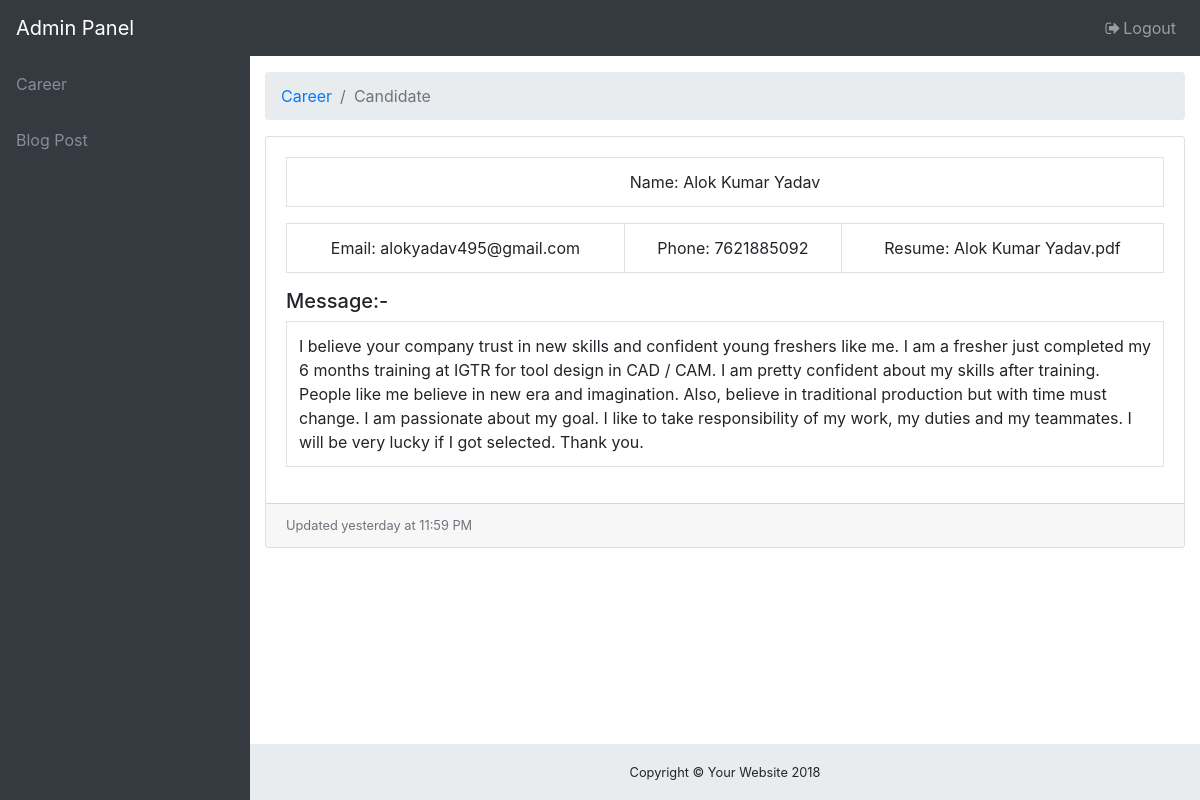
Screenshot of /admin_page/candidate_details/7621885092 with the database file from the repository.
### first/models.py (models this page shows)
class Resume_class(models.Model):
    name= models.CharField(max_length=30)
    email=models.EmailField(max_length=70, null=True)
    phone = models.IntegerField(default=200)
    whywehire_message = models.CharField(max_length=1000, blank=True)
    pdf_file = models.CharField(max_length=1000000)

### first/views.py (the view)
# urls.py: url(r'^admin_page/candidate_details/(?P<phone_number>[0-9]+)$', views.candidate_details_view, name="candidate_details_view"),
def candidate_details_view(request, phone_number):
    database_object = Resume_class.objects.filter(phone=phone_number)
    for i in database_object:
        if phone_number == i.phone:
                break
    content = {'name': i.name, 'phone': phone_number, 'email': i.email, 'pdf_file': i.pdf_file, 'whywehire_message': i.whywehire_message}
    return render(request, 'can_details.html', {'content': content})

### first/templates/can_details.html (shortened to what this page needs)
<!DOCTYPE html>
<html lang="en">
<head>
    {% load static %}
    <link href="{% static 'vendor/bootstrap/css/bootstrap.min.css' %}" rel="stylesheet">
    <link href="{% static 'vendor/font-awesome/css/font-awesome.min.css' %}" rel="stylesheet" type="text/css">
    <link href="{% static 'vendor/datatables/dataTables.bootstrap4.css' %}" rel="stylesheet">
    <link href="{% static 'css/sb-admin.css' %}" rel="stylesheet">
</head>
<body class="fixed-nav sticky-footer bg-dark" id="page-top">
  <nav class="navbar navbar-expand-lg navbar-dark bg-dark fixed-top" id="mainNav">
    <a class="navbar-brand" href="index.html">Admin Panel</a>
    <div class="collapse navbar-collapse" id="navbarResponsive">
      <ul class="navbar-nav navbar-sidenav" id="exampleAccordion">
          <li class="nav-item" data-toggle="tooltip" data-placement="right" title="Charts">
              <a class="nav-link" href="">
                <span class="nav-link-text">Career</span>
              </a>
            </li>
        <li class="nav-item" data-toggle="tooltip" data-placement="right" title="Dashboard">
          <a class="nav-link" href="blog">
            <span class="nav-link-text">Blog Post</span>
          </a>
        </li>
      </ul>
      <ul class="navbar-nav ml-auto">
        <li class="nav-item">
          <a class="nav-link" data-toggle="modal" data-target="#exampleModal">
            <i class="fa fa-fw fa-sign-out"></i>Logout</a>
        </li>
      </ul>
    </div>
  </nav>
  <div class="content-wrapper">
    <div class="container-fluid">
      <ol class="breadcrumb">
        <li class="breadcrumb-item">
          <a href="#">Career</a>
        </li>
        <li class="breadcrumb-item active">Candidate</li>
      </ol>
      <div class="card mb-3">
        <div class="card-body">
<table class="table table-bordered" id="dataTableName" width="100%" cellspacing="0">
 <tr>
                <td align="center">Name: {{content.name}}</td>
          </tr>
</table>
<table class="table table-bordered" id="dataTabledetails" width="100%" cellspacing="0">
    <tr>
                <td align="center">Email: {{content.email}}</td>
        <td align="center">Phone: {{content.phone}}</td>
        <td align="center">Resume: {{content.name}}.pdf </td>
          </tr>
            </table>
<table class="table table-bordered" id="dataTabledmessage" width="100%" cellspacing="0">
    <tr>
        <h5>Message:-</h5>
                <td >{{content.whywehire_message}}</td>
          </tr>
            </table>
        </div>
        <div class="card-footer small text-muted">Updated yesterday at 11:59 PM</div>
      </div>
    </div>
    <footer class="sticky-footer">
      <div class="container">
        <div class="text-center alok_class">
          <small>Copyright © Your Website 2018</small>
        </div>
      </div>
    </footer>
  </div>
</body>
</html>

### first/static/css/sb-admin.css (style rules this page uses)
html { position: relative; min-height: 100%; }
body { overflow-x: hidden; }
body.sticky-footer { margin-bottom: 56px; }
body.sticky-footer .content-wrapper { min-height: calc(100vh - 56px - 56px); }
body.fixed-nav { padding-top: 56px; }
.content-wrapper { min-height: calc(100vh - 56px); padding-top: 1rem; }
#mainNav .navbar-collapse { overflow: auto; max-height: 75vh; }
#mainNav .navbar-collapse .navbar-nav .nav-item .nav-link { cursor: pointer; }
@media (min-width: 992px) { #mainNav .navbar-brand { width: 250px; } }
@media (min-width: 992px) { #mainNav .navbar-collapse { overflow: visible; max-height: none; } }
@media (min-width: 992px) { #mainNav .navbar-collapse .navbar-sidenav { position: absolute; top: 0; left: 0; -webkit-flex-direction: column; -ms-flex-direction: column; flex-direction: column; margin-top: 56px; } }
@media (min-width: 992px) { #mainNav .navbar-collapse .navbar-sidenav > .nav-item { width: 250px; padding: 0; } }
@media (min-width: 992px) { #mainNav .navbar-collapse .navbar-sidenav > .nav-item > .nav-link { padding: 1em; } }
@media (min-width: 992px) { #mainNav.fixed-top .navbar-sidenav { height: calc(100vh - 112px); } }
.content-wrapper { overflow-x: hidden; background: white; }
@media (min-width: 992px) { .content-wrapper { margin-left: 250px; } }
#mainNav.navbar-dark .navbar-collapse .navbar-sidenav > .nav-item > .nav-link { color: #868e96; }
@media (min-width: 992px) { #mainNav.navbar-dark .navbar-collapse .navbar-sidenav { background: #343a40; } }
footer.sticky-footer { position: absolute; right: 0; bottom: 0; width: 100%; height: 56px; background-color: #e9ecef; line-height: 55px; }
@media (min-width: 992px) { footer.sticky-footer { width: calc(100% - 250px); } }

### rows the page displays
Resume_class: name "Alok Kumar Yadav", email "alokyadav495@gmail.com", whywehire_message "I believe your company trust in new skills and confident young freshers like me. I am a fresher just completed my 6 months training at IGTR for tool design in CAD / CAM. I am pretty confident about my skills after training. People like me believe in new era and imagination. Also, believe in traditional production but with time must change. I am passionate about my goal. I like to take responsibility of my work, my duties and my teammates. I will be very lucky if I got selected. Thank you."

### other values shown
{{ content.phone }} "7621885092"
